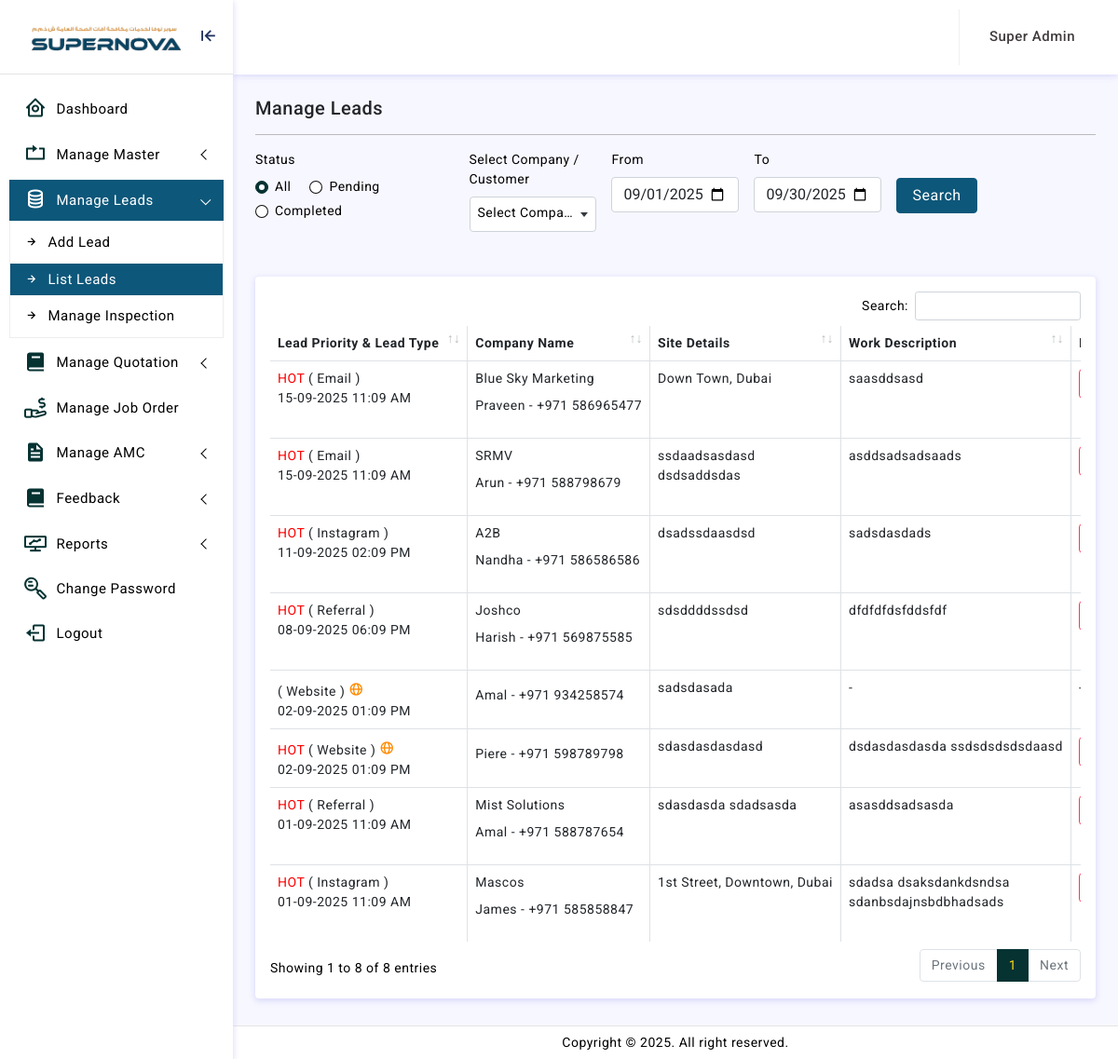
Page /adminln/list-leads.php (signed in) on the committed database.
### tables this page shows
CREATE TABLE `leads` (
  `id` int(11) NOT NULL,
  `lead_type` varchar(255) NOT NULL,
  `job_type` varchar(150) NOT NULL,
  `required_date` date DEFAULT NULL,
  `required_time` varchar(150) NOT NULL,
  `location` text NOT NULL,
  `company_name` varchar(255) NOT NULL,
  `customer_name` varchar(255) NOT NULL,
  `mobile` varchar(15) NOT NULL,
  `email` varchar(150) NOT NULL,
  `site_name` varchar(150) NOT NULL,
  `site_address` text NOT NULL,
  `work_description` text NOT NULL,
  `lead_priority` varchar(150) NOT NULL,
  `is_inspection_required` tinyint(4) NOT NULL,
  `supervisor_id` int(11) NOT NULL,
  `supervisor_name` varchar(255) NOT NULL,
  `inspection_date` date NOT NULL,
  `inspection_time` varchar(150) NOT NULL,
  `inspection_description` text NOT NULL,
  `image1` varchar(255) NOT NULL,
  `image2` varchar(255) NOT NULL,
  `image3` varchar(255) NOT NULL,
  `image4` varchar(255) NOT NULL,
  `image5` varchar(255) NOT NULL,
  `inspection_status` tinyint(4) NOT NULL,
  `status` tinyint(4) NOT NULL,
  `created_datetime` datetime NOT NULL,
  `modified_datetime` datetime NOT NULL,
  `inspected_datetime` datetime NOT NULL
);

### adminln/list-leads.php (the view, shortened to what this page needs)
<?php
function main() {
extract($_REQUEST);
include 'dilg/cnt/join.php';
if ($Subqry=="") {
  if($from_date!='' && $end_date!=''){
  $from_date=$from_date;
  $end_date=$end_date;
}else{
$from_date=date('Y-m-01');
$end_date=date('Y-m-t');
}
$subqry.="and  (date(created_datetime) between '".$from_date."' and '".$end_date."')";
}
?>
<link rel="stylesheet" href="crop/croppie.css"/>
<div class="page-breadcrumb d-sm-flex align-items-center mb-3">
<h5 class="mb-0 text-dark">Manage Leads</h5>
</div>
<hr/>
<form method="POST">
<div class="row g-3 mb-5">
<div class="col-md-3">
  <div class="mb-10">
<label for="inputAddress" class="form-label width-100">Status</label>
<div class="form-check form-check-inline">
<input class="form-check-input" type="radio" name="status" id="inlineRadio0" value="" <?if ($status=='') {echo "checked";
}?>>
<label class="form-check-label" for="inlineRadio0">All</label>
</div>
<div class="form-check form-check-inline">
<input class="form-check-input" type="radio" name="status" id="inlineRadio1" value="0" <?if ($status=='0') {echo "checked";
}?>>
<label class="form-check-label" for="inlineRadio1">Pending</label>
</div>
<div class="form-check form-check-inline">
<input class="form-check-input" type="radio" name="status" id="inlineRadio2" value="1" <?if ($status=='1') {echo "checked";
}?>>
<label class="form-check-label" for="inlineRadio2">Completed</label>
</div>
</div>
</div>
<div class="col-md-2">
<label for="inputFirstName" class="form-label">Select Company / Customer</label>
</div>
<div class="col-md-2">
<label for="inputFirstName" class="form-label">From</label>
<input type="date" name="from_date" class="form-control" value="<?=$from_date;?>" required>
</div>
<div class="col-md-2">
<label for="inputFirstName" class="form-label">To</label>
<input type="date" name="end_date" class="form-control" value="<?=$end_date;?>" required>
</div>
<div class="col-md-3 mt-46">
<input type="submit" name="Submit" class="btn btn-primary px-3" value="Search">
</div>
</div>
</form>
<?
$select_leads=mysqli_query($conn,"select * from leads where 1=1  $Subqry $subqry order by id desc ");
if(mysqli_num_rows($select_leads)>>0){ ?>
<div class="card">
<div class="card-body">
<div class="table-responsive">
<table id="example2" class="table table-striped table-bordered" style="width:100%">
<thead>
<tr>
<th >Lead Priority & Lead Type</th>
<th>Company Name</th>
<th>Site Details</th>
<th>Work Description</th>
<th >Inspection Details</th>
</tr>
</thead>
<tbody>
<?
while($row_leads=mysqli_fetch_array($select_leads))
{
$id=$row_leads['id'];
$lead_type=$row_leads['lead_type'];
$customer_name=$row_leads['customer_name'];
$company_name=$row_leads['company_name'];
$mobile=$row_leads['mobile'];
$site_name=$row_leads['site_name'];
$site_address=$row_leads['site_address'];
$work_description=$row_leads['work_description'];
if ($work_description!='') {
 $Work_description=$work_description;
}else{
   $Work_description=" - ";
}
$lead_priority=$row_leads['lead_priority'];
$location=$row_leads['location'];
$inspection_status=$row_leads['inspection_status'];
$created_datetime=$row_leads['created_datetime'];
$is_inspection_required=$row_leads['is_inspection_required'];
$status=$row_leads['status'];
$inspected_datetime=date("d-m-Y",strtotime($row_leads['inspected_datetime']));
$required_date=date("d-m-Y",strtotime($row_leads['required_date']));
$required_time=$row_leads['required_time'];
if ($required_date!='30-11--0001' && $required_time!='') {
 $required_details=$required_date." - ".$required_time;
}else{
$required_details="";
}
if($inspection_status == '1' && $is_inspection_required == '1'){
$Inspection_status = '<span class="btn btn-outline-success disabled   font-12">Insepection Completed</span>';
if ($status==0) {
$penicon="<a href='update-inspection.php?id=$id&act=lead'  class='btn btn-add btn-sm' tooltip='Edit'><i class='bx bxs-edit'></i></a>";
}
 $details= "<p class='mt-2'>(  <b>".$inspected_datetime."</b>". " ) $penicon</p>";
}
elseif($inspection_status == '0' && $is_inspection_required==3 ) {
$Inspection_status ='<span class="btn disabled btn-outline-danger font-12">Inspection Not Required</span>';
$details='';
}
elseif ($inspection_status == '0' && $is_inspection_required==1 ) {
$Inspection_status ='<span class="btn disabled btn-outline-danger font-12">Inspection Pending</span>';
$details='';
}
else{
  $Inspection_status=" - ";
  $details='';
}
if ($location!='') {
$location_icon='<a href="'.$location.'" target="_blank" class="mx-2 font-16"><i class="bx bx-location-plus"></i></a>';
}else{
  $location_icon="";
}
?>
<tr>
<td><span class="mb-1  <?=$lead_priority; ?>"><?=$lead_priority; ?></span> <span class=> ( <?=$lead_type; ?> ) <?if ($lead_type=='Website') {?><i class='bx bx-globe globe'></i><?}?></span>
<p class="mb-0"> <?=date('d-m-Y',strtotime($created_datetime));?> <?=date('h:m A',strtotime($created_datetime));?></p>
</td>
<td><?=$company_name; ?><p class="mt-2 "><?=$customer_name. " - "."+971 ".$mobile; ?></p></td>
<td><p class="mb-0"> <?=$site_name; ?></p>
<p class="mb-0"> <? echo wordwrap($site_address, 30, "<br />\n"); ?><?=$location_icon;?></p></td>
<td><? echo wordwrap($Work_description, 25, "<br />\n"); ?><p class="mt-1"><b><?=$required_details;?></b></p></td>
<td><?echo $Inspection_status ." " . $details;?></td>
</tr>
<? }}else{ echo "<p>No Record Found</p>";} ?>
</tbody>
</table>
</div>
</div>
</div>
<?php
}
include 'template.php';
?>

### adminln/assets/css/app.css (style rules this page uses)
body { font-size: 14px; color: #000; letter-spacing: .5px; background: #f7f7ff; overflow-x: hidden; font-family: Roboto, sans-serif }
input::placeholder { color: #000!important; opacity: .3!important }
.table-striped>tbody>tr:nth-of-type(odd) { --bs-table-accent-bg: unset; }
.table-bordered>:not(caption)>*>* { border-width: 1px 1px; }
.table-bordered th { border-width: 0px 1px; }
.hot { color: red !important; text-transform: uppercase; }
.font-12 { font-size: 12px !important; }
.globe { font-size: 16px; color: #ff8a00; }
.mt-46 { margin-top: 46px !important; }
.btn-outline-danger { color: #000000 !important; opacity: 1 !important; }

### rows in the picture
leads: lead_priority "HOT", lead_type "Email", created_datetime "15-09-2025", created_datetime "11:09 AM", company_name "Blue Sky Marketing", customer_name "Praveen", mobile "586965477", site_address "Down Town, Dubai", work_description "saasddsasd"
leads: lead_priority "HOT", lead_type "Email", created_datetime "15-09-2025", created_datetime "11:09 AM", company_name "SRMV", customer_name "Arun", mobile "588798679", site_name "ssdaadsasdasd", site_address "dsdsaddsdas", work_description "asddsadsadsaads"
leads: lead_priority "HOT", lead_type "Instagram", created_datetime "11-09-2025", created_datetime "02:09 PM", company_name "A2B", customer_name "Nandha", mobile "586586586", site_address "dsadssdaasdsd", work_description "sadsdasdads"
leads: lead_priority "HOT", lead_type "Referral", created_datetime "08-09-2025", created_datetime "06:09 PM", company_name "Joshco", customer_name "Harish", mobile "569875585", site_address "sdsddddssdsd", work_description "dfdfdfdsfddsfdf"
leads: lead_type "Website", created_datetime "02-09-2025", created_datetime "01:09 PM", customer_name "Amal", mobile "934258574", site_address "sadsdasada", work_description "-"
leads: lead_priority "HOT", lead_type "Website", created_datetime "02-09-2025", created_datetime "01:09 PM", customer_name "Piere", mobile "598789798", site_address "sdasdasdasdasd", work_description "dsdasdasdasda ssdsdsdsdsdaasd"
leads: lead_priority "HOT", lead_type "Referral", created_datetime "01-09-2025", created_datetime "11:09 AM", company_name "Mist Solutions", customer_name "Amal", mobile "588787654", site_address "sdasdasda sdadsasda", work_description "asasddsadsasda"
leads: lead_priority "HOT", lead_type "Instagram", created_datetime "01-09-2025", created_datetime "11:09 AM", company_name "Mascos", customer_name "James", mobile "585858847", site_address "1st Street, Downtown, Dubai", work_description "sdadsa dsaksdankdsndsa sdanbsdajnsbdbhadsads"

### other values in the picture
$usertype_name "Super Admin"
